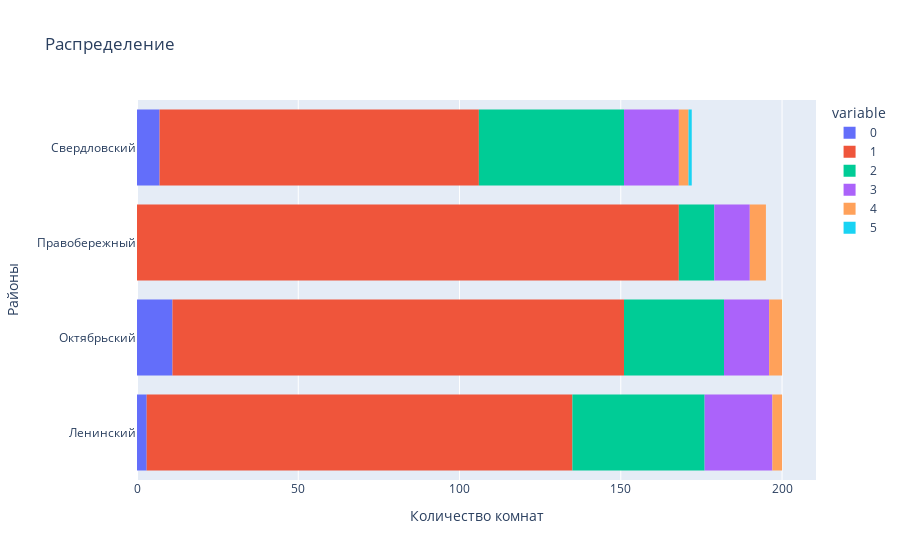

The notebook cell this image was saved under:
### Code cell
# строим гистограммы 

fig = px.histogram(data_district, # загружаем данные 
                   x=[0, 1, 2, 3, 4, 5], # указываем столбец с данными для оси X 
                   y= 'district',
                   title='Распределение') # указываем заголовок 
fig.update_layout(yaxis_title ='Районы') # подпись для оси X 
fig.update_layout(xaxis_title ='Количество комнат') # подпись для оси Y 
fig.show(); # выводим график

### Figure 1 — Plotly figure (JSON) as saved in the notebook; plotly's stock layout.template omitted (floating-point values rounded to 4 significant figures)
{"data": [{"alignmentgroup": "True", "bingroup": "y", "histfunc": "sum", "hovertemplate": "variable=0<br>sum of value=%{x}<br>district=%{y}<extra></extra>", "legendgroup": "0", "marker": {"color": "#636efa", "pattern": {"shape": ""}}, "name": "0", "offsetgroup": "0", "orientation": "h", "showlegend": true, "type": "histogram", "x": [3, 11, 0, 7], "xaxis": "x", "y": ["Ленинский", "Октябрьский", "Правобережный", "Свердловский"], "yaxis": "y"}, {"alignmentgroup": "True", "bingroup": "y", "histfunc": "sum", "hovertemplate": "variable=1<br>sum of value=%{x}<br>district=%{y}<extra></extra>", "legendgroup": "1", "marker": {"color": "#EF553B", "pattern": {"shape": ""}}, "name": "1", "offsetgroup": "1", "orientation": "h", "showlegend": true, "type": "histogram", "x": [132, 140, 168, 99], "xaxis": "x", "y": ["Ленинский", "Октябрьский", "Правобережный", "Свердловский"], "yaxis": "y"}, {"alignmentgroup": "True", "bingroup": "y", "histfunc": "sum", "hovertemplate": "variable=2<br>sum of value=%{x}<br>district=%{y}<extra></extra>", "legendgroup": "2", "marker": {"color": "#00cc96", "pattern": {"shape": ""}}, "name": "2", "offsetgroup": "2", "orientation": "h", "showlegend": true, "type": "histogram", "x": [41, 31, 11, 45], "xaxis": "x", "y": ["Ленинский", "Октябрьский", "Правобережный", "Свердловский"], "yaxis": "y"}, {"alignmentgroup": "True", "bingroup": "y", "histfunc": "sum", "hovertemplate": "variable=3<br>sum of value=%{x}<br>district=%{y}<extra></extra>", "legendgroup": "3", "marker": {"color": "#ab63fa", "pattern": {"shape": ""}}, "name": "3", "offsetgroup": "3", "orientation": "h", "showlegend": true, "type": "histogram", "x": [21, 14, 11, 17], "xaxis": "x", "y": ["Ленинский", "Октябрьский", "Правобережный", "Свердловский"], "yaxis": "y"}, {"alignmentgroup": "True", "bingroup": "y", "histfunc": "sum", "hovertemplate": "variable=4<br>sum of value=%{x}<br>district=%{y}<extra></extra>", "legendgroup": "4", "marker": {"color": "#FFA15A", "pattern": {"shape": ""}}, "name": "4", "offsetgroup": "4", "orientation": "h", "showlegend": true, "type": "histogram", "x": [3, 4, 5, 3], "xaxis": "x", "y": ["Ленинский", "Октябрьский", "Правобережный", "Свердловский"], "yaxis": "y"}, {"alignmentgroup": "True", "bingroup": "y", "histfunc": "sum", "hovertemplate": "variable=5<br>sum of value=%{x}<br>district=%{y}<extra></extra>", "legendgroup": "5", "marker": {"color": "#19d3f3", "pattern": {"shape": ""}}, "name": "5", "offsetgroup": "5", "orientation": "h", "showlegend": true, "type": "histogram", "x": [0, 0, 0, 1], "xaxis": "x", "y": ["Ленинский", "Октябрьский", "Правобережный", "Свердловский"], "yaxis": "y"}], "layout": {"barmode": "relative", "legend": {"title": {"text": "variable"}, "tracegroupgap": 0}, "title": {"text": "Распределение"}, "xaxis": {"anchor": "y", "domain": [0, 1], "title": {"text": "Количество комнат"}}, "yaxis": {"anchor": "x", "domain": [0, 1], "title": {"text": "Районы"}}}}
